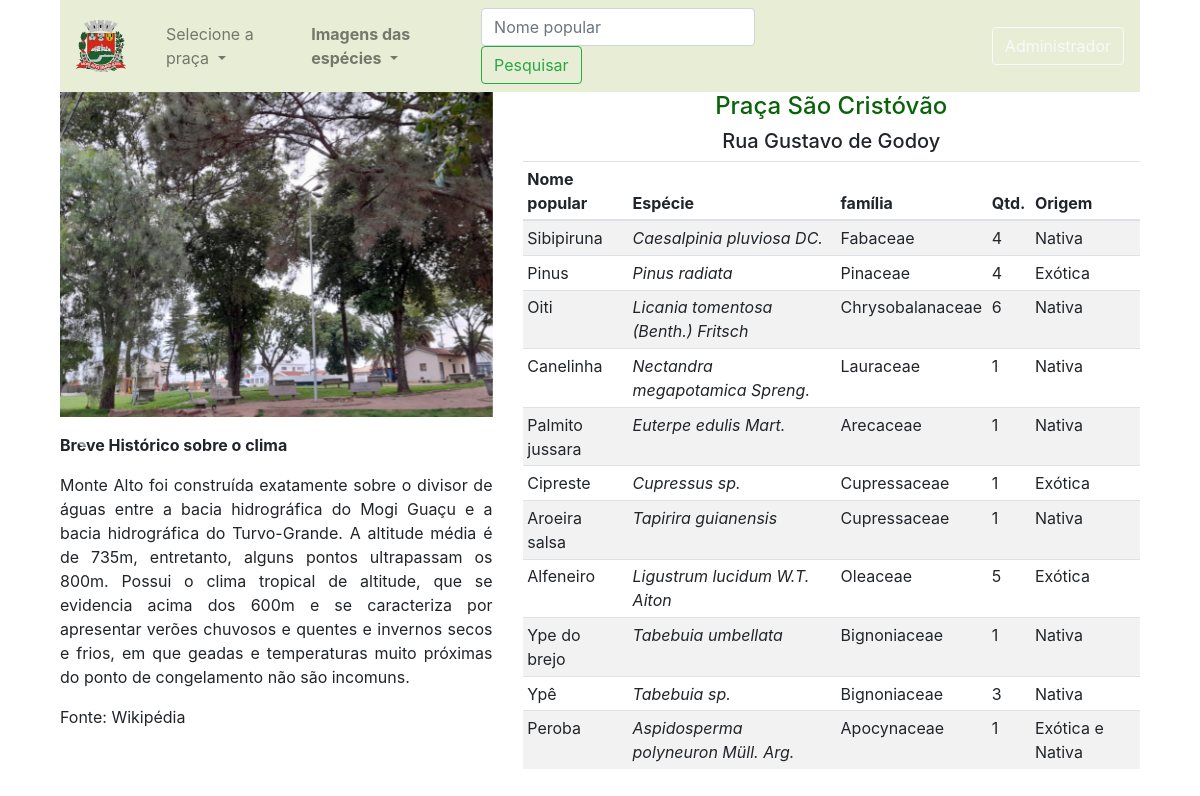
The app's page /praca/1, older data.
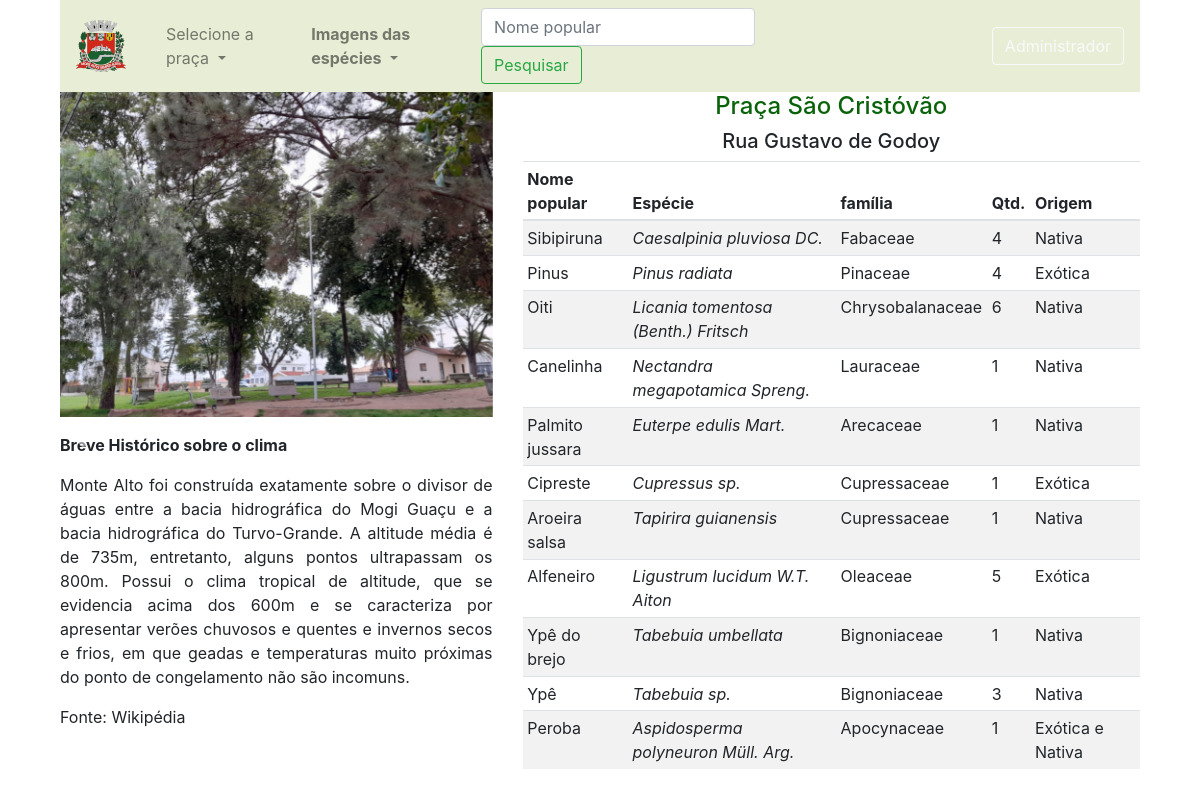
The same page, newer data.
### app_arbo/trees/models.py (models this page shows, shortened)
class Praca(db.Model):
    id=db.Column(db.Integer,primary_key=True)
    name=db.Column(db.String(30),nullable=False,unique=True)
    end=db.Column(db.String(100),nullable=False,unique=False)
    desc=db.Column(db.String(500),nullable=False,unique=False)
    image_1=db.Column(db.String(30),nullable=False,unique=True)
    image_2=db.Column(db.String(30),nullable=False,unique=True)
    image_3=db.Column(db.String(30),nullable=False,unique=True)

class Addarvore(db.Model):
    id = db.Column(db.Integer, primary_key=True)
    qtd = db.Column(db.Integer, nullable=False)
    origem = db.Column(db.String(80), nullable=False)
    praca_id = db.Column(db.Integer, db.ForeignKey('praca.id'),nullable=False)
    praca = db.relationship('Praca', backref=db.backref('pracas', lazy=True))
    arvore_id = db.Column(db.Integer, db.ForeignKey('arvore.id'),nullable=False)
    arvore = db.relationship('Arvore', backref=db.backref('arvores', lazy=True))
    familia_id = db.Column(db.Integer, db.ForeignKey('familia.id'),nullable=False)
    familia = db.relationship('Familia', backref=db.backref('familias', lazy=True))

class Arvore (db.Model):
    id=db.Column(db.Integer,primary_key=True)
    name=db.Column(db.String(30),nullable=False,unique=True)
    especie=db.Column(db.String(100),nullable=False,unique=True)

class Familia(db.Model):
    id=db.Column(db.Integer,primary_key=True)
    name=db.Column(db.String(30),nullable=False,unique=True)

### app_arbo/trees/rotas.py (the view)
@app.route('/praca/<int:id>')
def get_praca(id):
    pracas = Praca.query.all()
    get_npraca = Praca.query.filter_by(id=id)
    get_image = Praca.query.filter_by(id=id)
    get_praca = Addarvore.query.filter_by(praca_id=id)
    return render_template('/trees/praca.html', pracas=pracas, get_praca=get_praca, get_npraca=get_npraca, get_image=get_image, title='Praças de Monte Alto - SP')

### app_arbo/templates/trees/praca.html (shortened to what this page needs)
{% extends 'layouts2.html' %}
{% block content %}
<div class="container">
    <div class="col-sm">
<nav class="navbar navbar-expand-lg navbar-light" style="background-color: #e8eed6">
  <a class="navbar-brand" href="/"><img class="navbar-brand" src="{{url_for('static', filename='images/brasao.png')}}"></a>
    <div class="collapse navbar-collapse" id="navbarSupportedContent">
      <ul class="navbar-nav mr-auto">
        <li class="nav-item dropdown">
          <a class="nav-link dropdown-toggle" href="#" id="navbarDropdown" role="button" data-toggle="dropdown" aria-haspopup="true" aria-expanded="false">
            Selecione a praça
          </a>
        </li>
        </ul>
        <ul class="navbar-nav mr-auto">
          <li class="nav-item dropdown">
            <a class="nav-link dropdown-toggle" href="#" id="navbarDropdown" role="button" data-toggle="dropdown" aria-haspopup="true" aria-expanded="false">
              <strong>Imagens das espécies</strong>
            </a>
            </li>
          </ul>
          <form class="form-inline my-2 my-lg-0" method="POST">
          <input class="form-control mr-sm-2" type="search" placeholder="Nome popular" autofocus="autofocus" name="search_string">
          <input class="btn btn-outline-success my-2 my-sm-0" type="submit" formaction="/search" value="Pesquisar">
        </form>
      <a href="{{url_for('admin')}}" class="btn btn-outline-light" style="margin-top: 0px; margin-left: 180px;">Administrador</a>
    </div>
  </nav>
</div>
<div class="container">
  {% for im in get_image %}
    <div class="row">
    <div class="col-md-5">
          <div id="carouselExampleIndicators" class="carousel slide" data-ride="carousel">
         <div class="carousel-inner">
          <div class="carousel-item active">
            <img class="d-block w-100" src="{{url_for('static', filename='images/'+ im.image_1)}}" alt="First slide">
          </div>
        </div>
        </div>
            <a class="carousel-control-prev" href="#carouselExampleIndicators" role="button" data-slide="prev">
          <span class="carousel-control-prev-icon" aria-hidden="true"></span>
            </a>
            <a class="carousel-control-next" href="#carouselExampleIndicators" role="button" data-slide="next">
          <span class="carousel-control-next-icon" aria-hidden="true"></span>
        </a>
        <div style="overflow:auto;">
        {% endfor %}
        {% for p in get_npraca %}
        <p>                                                                              <p style="text-align: justify;"><strong> Breve Histórico sobre o clima</strong><p style="text-align: justify;">Monte Alto foi construída exatamente sobre o divisor de águas entre a bacia hidrográfica do Mogi Guaçu e a bacia hidrográfica do Turvo-Grande. A altitude média é de 735m, entretanto, alguns pontos ultrapassam os 800m. Possui o clima tropical de altitude, que se evidencia acima dos 600m e se caracteriza por apresentar verões chuvosos e quentes e invernos secos e frios, em que geadas e temperaturas muito próximas do ponto de congelamento não são incomuns. </p>
        <p>Fonte: Wikipédia</p>
                                                                                                                                                                     </p>
  </div>
  </div>
    <div class="col-md-7">
          <h4 class="text-center"> {{p.name}}</h4>
          <h5 class="text-center"> {{p.end}}</h5>
          {% endfor %}
            <div class="col-md-14" >
              <table class="table table-sm table-striped">
                <thead>
                    <th>Nome popular</th>
                    <th>Espécie</th>
                    <th>família</th>
                    <th>Qtd.</th>
                    <th>Origem</th>
                    <th></th>
                 </thead>
                <tbody>
                    {% for arvore in get_praca %}
                    <tr>
                        <td>{{arvore.arvore.name}}</td>
                        <td><em>{{arvore.arvore.especie}}</em></a></td>
                        <td>{{arvore.familia.name}}</td>
                        <td>{{arvore.qtd}}</td>
                        <td>{{arvore.origem}}</td>
                        <td></td>
                    </div>
                </div>
                    {% endfor %}
{% endblock content %}

### app_arbo/templates/layouts2.html (shortened to what this page needs)
<!doctype html>
<html lang="pt-br">
  <head>
    <link rel="stylesheet" href="{{url_for('static', filename='css/bootstrap.min.css')}}">
  </head>
  <body>
{% block content %}
{% endblock content %}
  </body>
</html>

### app_arbo/templates/trees/praca.html (style rules this page uses)
h4 { color: #0a630a }
a:link, a:visited, a:active a:hover { text-decoration: none; }

Row changes from the older to the newer data that the page shows:
changed through a linked row, Addarvore "Tabebuia umbellata": arvore.name "Ype do brejo" → "Ypê do brejo"
